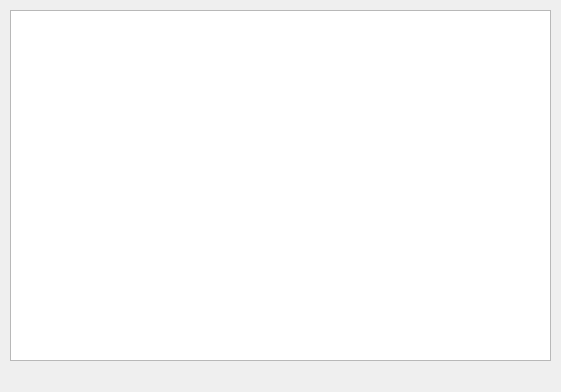
<?xml version="1.0" encoding="UTF-8"?>
<ui version="4.0">
 <class>MainWindow</class>
 <widget class="QMainWindow" name="MainWindow">
  <property name="geometry">
   <rect>
    <x>0</x>
    <y>0</y>
    <width>561</width>
    <height>392</height>
   </rect>
  </property>
  <property name="windowTitle">
   <string>MainWindow</string>
  </property>
  <widget class="QWidget" name="centralwidget">
   <widget class="QTextEdit" name="textEdit">
    <property name="geometry">
     <rect>
      <x>10</x>
      <y>10</y>
      <width>541</width>
      <height>351</height>
     </rect>
    </property>
   </widget>
  </widget>
  <widget class="QMenuBar" name="menubar">
   <property name="geometry">
    <rect>
     <x>0</x>
     <y>0</y>
     <width>561</width>
     <height>21</height>
    </rect>
   </property>
  </widget>
 </widget>
 <resources/>
 <connections/>
</ui>
